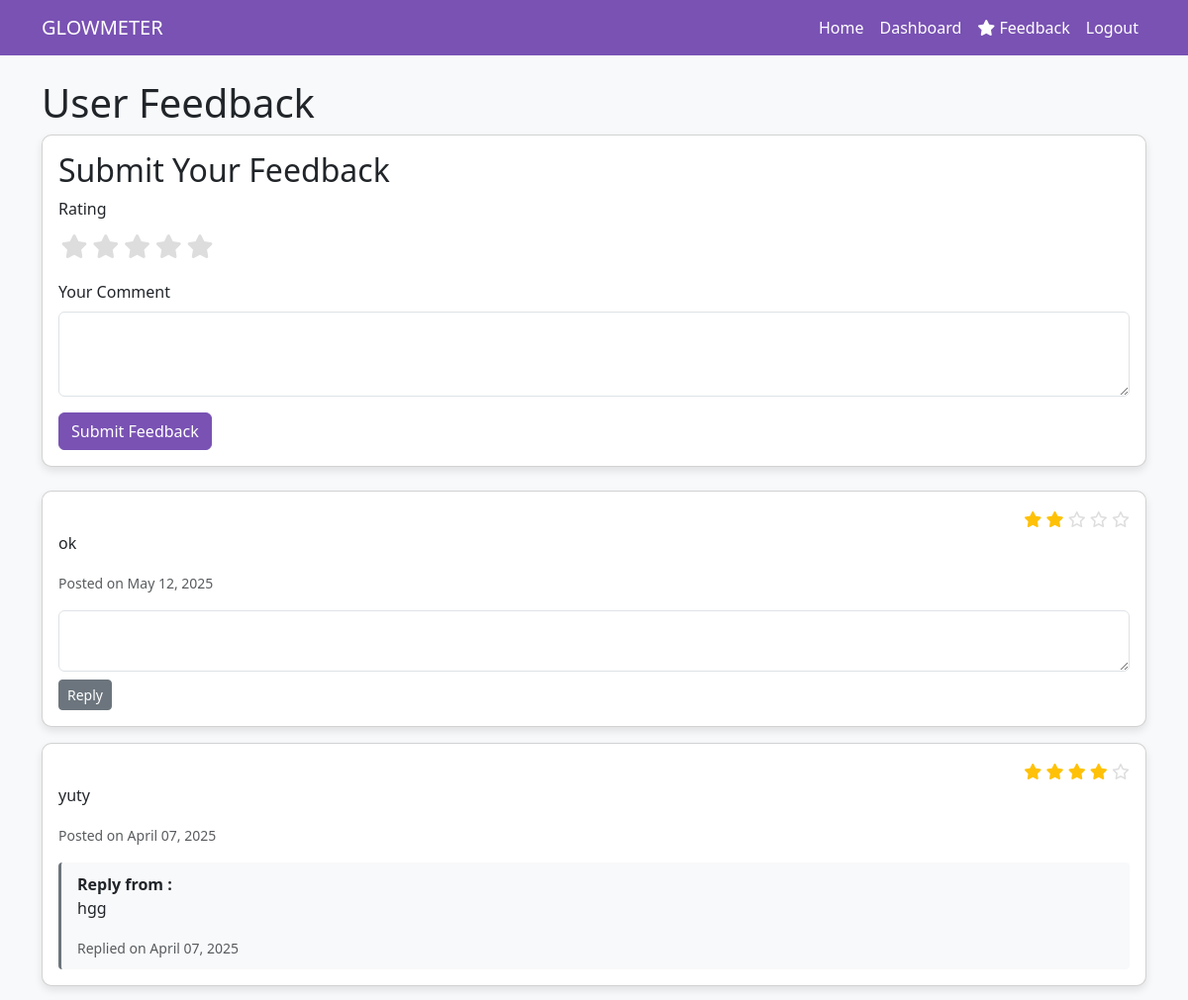
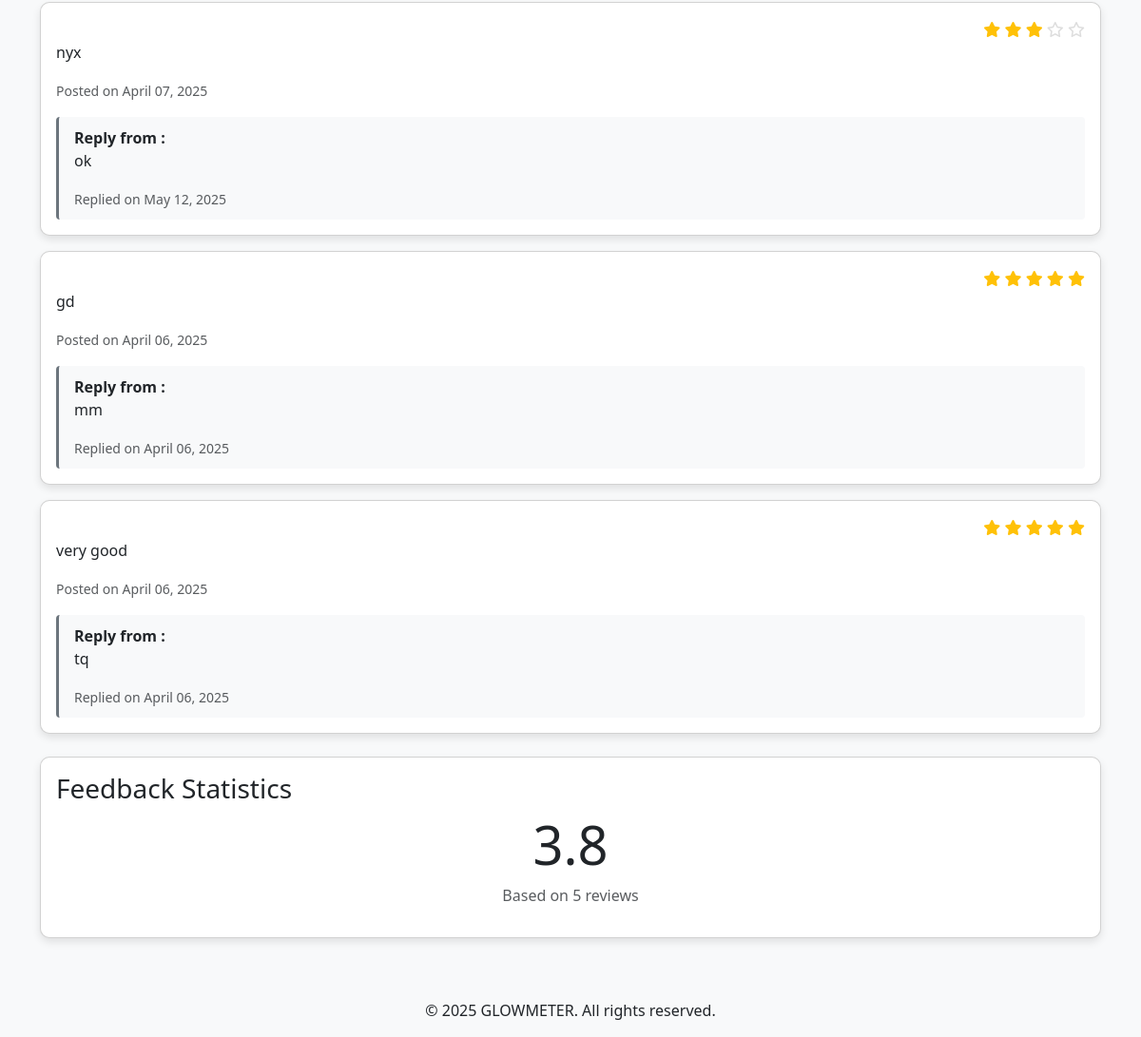
Page /feedbacks/ (signed in) on the committed database (2 pictures, top to bottom).
### glowmeter_app/models.py (models this page shows, shortened)
class Feedback(models.Model):
    RATING_CHOICES = [
        (1, '1 Star'),
        (2, '2 Stars'),
        (3, '3 Stars'),
        (4, '4 Stars'),
        (5, '5 Stars'),
    ]
    user = models.ForeignKey(User, on_delete=models.CASCADE, related_name='feedbacks')
    rating = models.IntegerField(choices=RATING_CHOICES)
    comment = models.TextField()
    created_at = models.DateTimeField(auto_now_add=True)
    reply = models.TextField(blank=True, null=True)
    replied_by = models.ForeignKey(User, on_delete=models.SET_NULL, null=True, related_name='feedback_replies')
    replied_at = models.DateTimeField(auto_now=True)
    class Meta:
        ordering = ['-created_at']

### glowmeter_app/views.py (the view)
# urls.py: path('feedbacks/', views.view_feedbacks, name='view_feedbacks'),
@login_required
def view_feedbacks(request):
    feedbacks = Feedback.objects.all().order_by('-created_at')
    total_rating = sum(feedback.rating for feedback in feedbacks)
    average_rating = total_rating / len(feedbacks) if feedbacks else 0
    context = {
        'feedbacks': feedbacks,
        'average_rating': round(average_rating, 1)
    }
    return render(request, 'feedbacks.html', context)

### templates/feedbacks.html (shortened to what this page needs)
{% extends 'base.html' %}
{% load static %}
{% block content %}
<div class="container mt-4">
    <h1>User Feedback</h1>
    {% if user.is_authenticated %}
    <div class="card mb-4">
        <div class="card-body">
            <h2 class="card-title">Submit Your Feedback</h2>
            <form method="post" action="{% url 'submit_feedback' %}">
                <div class="mb-3">
                    <label class="form-label">Rating</label>
                    <div class="star-rating">
                        <label for="star5" title="5 stars"><i class="fas fa-star"></i></label>
                        <label for="star4" title="4 stars"><i class="fas fa-star"></i></label>
                        <label for="star3" title="3 stars"><i class="fas fa-star"></i></label>
                        <label for="star2" title="2 stars"><i class="fas fa-star"></i></label>
                        <label for="star1" title="1 star"><i class="fas fa-star"></i></label>
                    </div>
                </div>
                <div class="mb-3">
                    <label for="comment" class="form-label">Your Comment</label>
                    <textarea class="form-control" id="comment" name="comment" rows="3" required></textarea>
                </div>
                <button type="submit" class="btn btn-primary">Submit Feedback</button>
            </form>
        </div>
    </div>
    {% endif %}
    <div class="feedbacks-list">
        {% for feedback in feedbacks %}
        <div class="card mb-3">
            <div class="card-body">
                <div class="d-flex justify-content-between align-items-center">
                    <div class="rating-display">
                        {% for i in "12345"|make_list %}
                            {% if forloop.counter <= feedback.rating %}
                                <i class="fas fa-star text-warning"></i>
                            {% else %}
                                <i class="far fa-star"></i>
                            {% endif %}
                        {% endfor %}
                    </div>
                </div>
                <p class="card-text">{{ feedback.comment }}</p>
                <small class="text-muted">Posted on {{ feedback.created_at|date:"F d, Y" }}</small>
                {% if feedback.reply %}
                <div class="reply-section mt-3 border-left pl-3">
                    <strong>Reply from {{ feedback.replied_by.get_full_name }}:</strong>
                    <p>{{ feedback.reply }}</p>
                    <small class="text-muted">Replied on {{ feedback.replied_at|date:"F d, Y" }}</small>
                </div>
                {% elif user.is_staff or user.is_doctor %}
                <form method="post" action="{% url 'reply_feedback' feedback.id %}" class="mt-3">
                    <div class="form-group">
                        <textarea class="form-control" name="reply" rows="2" required></textarea>
                    </div>
                    <button type="submit" class="btn btn-sm btn-secondary mt-2">Reply</button>
                </form>
                {% endif %}
            </div>
        </div>
        {% empty %}
        <div class="alert alert-info">
            No feedback yet. Be the first to share your experience!
        </div>
        {% endfor %}
    </div>
    <div class="card mt-4">
        <div class="card-body">
            <h3>Feedback Statistics</h3>
            <div class="text-center">
                <h1 class="display-4">{{ average_rating|default:"0.0" }}</h1>
                <p class="text-muted">Based on {{ feedbacks|length }} reviews</p>
            </div>
        </div>
    </div>
</div>
{% endblock %}

### templates/base.html (style rules this page uses)
body { font-family: 'Segoe UI', Tahoma, Geneva, Verdana, sans-serif; background-color: #f8f9fa; }
.card { border-radius: 10px; box-shadow: 0 4px 8px rgba(0,0,0,0.1); margin-bottom: 20px; }
.btn-primary { background-color: #7952b3; border-color: #7952b3; }

### templates/feedbacks.html (style rules this page uses)
.reply-section { margin-top: 10px; padding: 10px; background-color: #f8f9fa; border-radius: 4px; }
.star-rating { display: flex; flex-direction: row-reverse; justify-content: flex-end; }
.star-rating label { cursor: pointer; font-size: 1.5em; color: #ddd; padding: 0 0.1em; }
.rating-display .fas.fa-star { color: #ffd700; }
.rating-display .far.fa-star { color: #ddd; }
.border-left { border-left: 3px solid #6c757d; padding-left: 1rem; }

### rows in the picture
Feedback: rating 2 (drawn), comment "ok", created_at "May 12, 2025"
Feedback: rating 4 (drawn), comment "yuty", created_at "April 07, 2025", reply "hgg", replied_at "April 07, 2025"
Feedback: rating 3 (drawn), comment "nyx", created_at "April 07, 2025", reply "ok", replied_at "May 12, 2025"
Feedback: rating 5 (drawn), comment "gd", created_at "April 06, 2025", reply "mm", replied_at "April 06, 2025"
Feedback: rating 5 (drawn), comment "very good", created_at "April 06, 2025", reply "tq", replied_at "April 06, 2025"

### other values in the picture
{{ average_rating|default:"0.0" }} "3.8"
{{ feedbacks|length }} "5"
